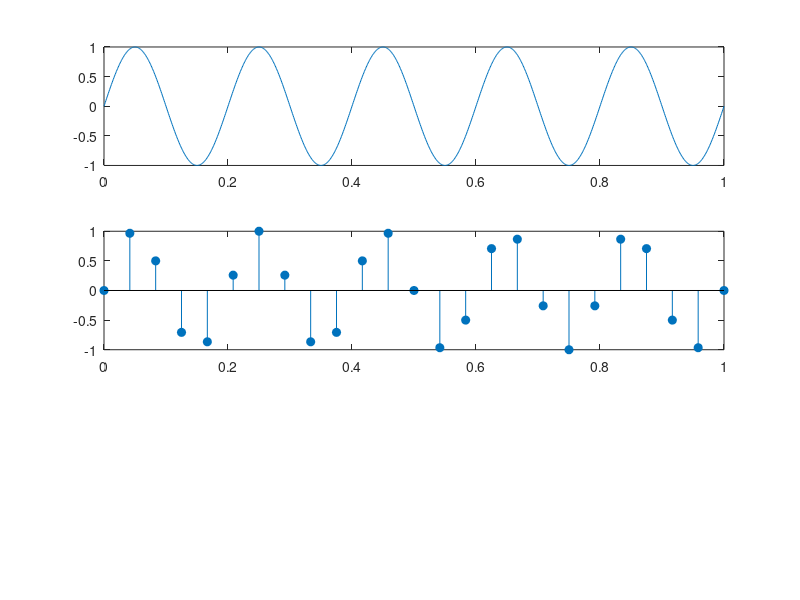

MATLAB code to generate this figure: (Note: this script raises an error after producing the figure.)
f=5;
T=1/f;
t=0:0.001:f*T;
y=sin(2*pi*f*t);
subplot(3,1,1);
plot(t,y);
Fs=12;
Ts=1/Fs;
n=0:Ts/2:f*T;
y_sampled=sin(2*pi*f*n);
subplot(3,1,2);
stem(n,y_sampled,'fill');
t_new=linspace(0:f*T:1001);
y_reconstruct=interp1(n,y_sampled,t_new,'spline')
subplot(3,1,3);
plot(n,y_sampled,'o',t_new,y_reconstruct,'-','linewidth',1.5);

